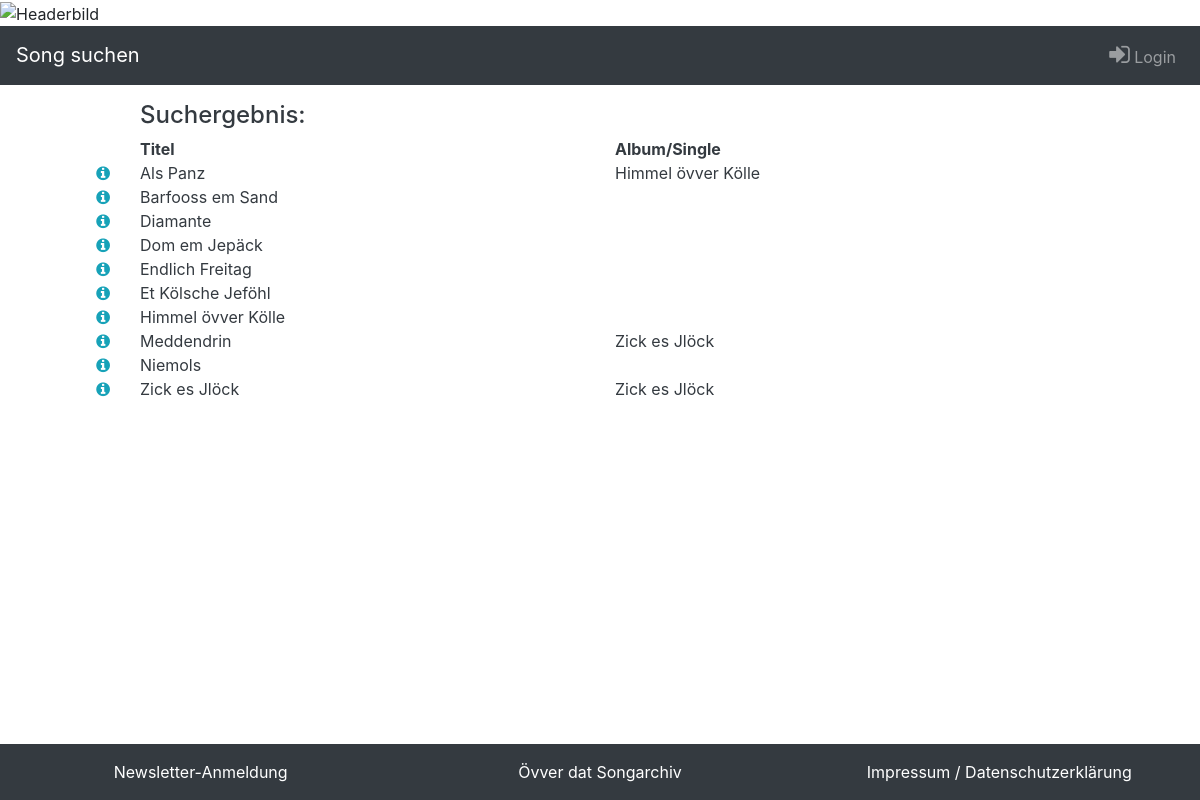
Before: /songarchiv/search/song/?title=all&order=song_title with the older database file.
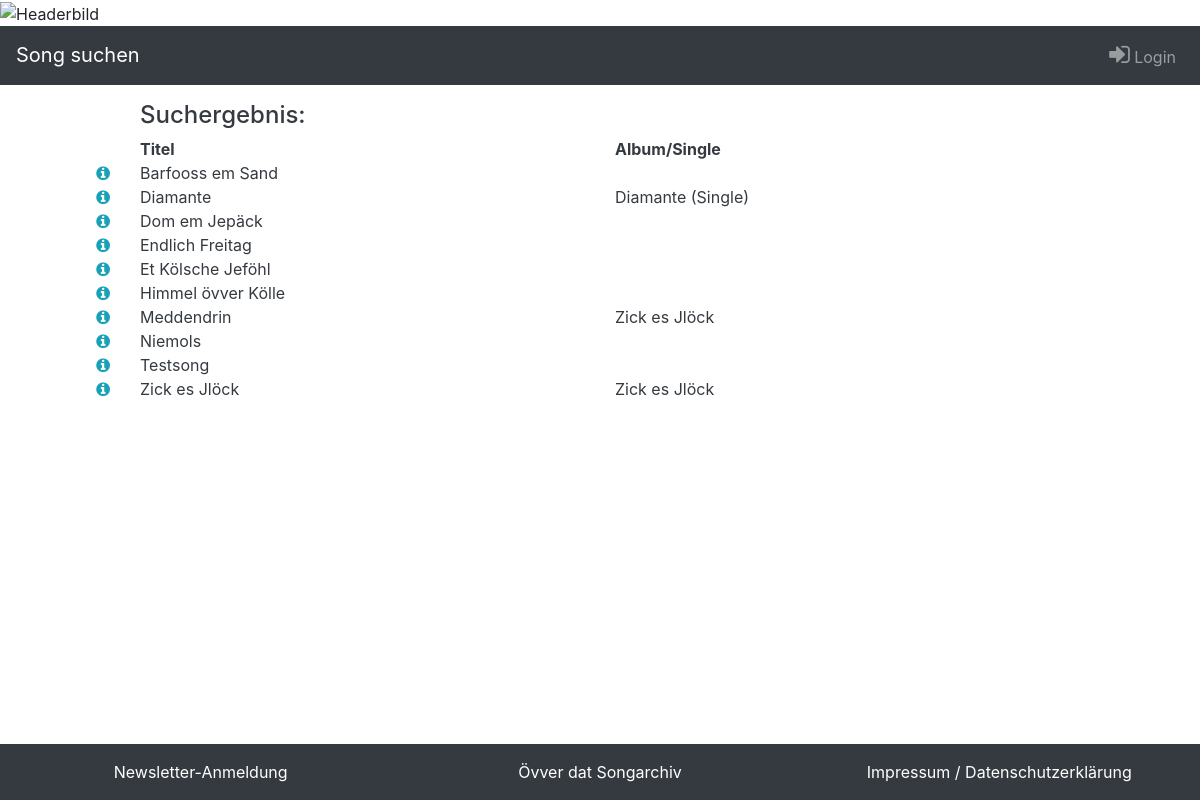
After: the same page with the newer database file.
### songarchiv/models.py (models this page shows, shortened)
class Song(models.Model):
    song_title = models.CharField(max_length=250, unique=True)
    song_artist = models.CharField(max_length=250)
    song_music = models.CharField(max_length=250, blank=True, default='')
    song_lyrics = models.CharField(max_length=250, blank=True, default='')
    song_year = models.DateField(blank=True, default='1900-01-01')
    song_publisher = models.CharField(max_length=250, blank=True, default='')
    song_producer = models.CharField(max_length=125, blank=True, default='')
    song_spotify = models.URLField(max_length=250, blank=True, default='')
    song_amazon = models.URLField(max_length=250, blank=True, default='')
    song_itunes = models.URLField(max_length=250, blank=True, default='')
    song_snippet = models.FileField(upload_to=dynamik_path, max_length=100, blank=True)
    song_cover = models.CharField(max_length=125, blank=True, default='')
    song_youtube = models.CharField(max_length=500, blank=True, default='')
    song_amazon_sale = models.CharField(max_length=250, blank=True, default='')
    song_background = models.TextField(blank=True, default='')
    song_activ = models.BooleanField(default=True)
    album = models.ForeignKey(Album, on_delete=models.PROTECT, blank=True, null=True)
    class Meta:
        ordering = ['album__album_title']

class Album(models.Model):
    ALBUM_SINGLE = (
        ('1', 'Album'),
        ('2', 'Single'),
        ('2', 'LDÖS'),
        ('2', 'Sonstiges'),
    )
    album_title = models.CharField(max_length=250)
    album_year = models.DateField(default='1900-01-01')
    album_cover = models.CharField(max_length=250, default='')
    album_spotify = models.CharField(max_length=500, default='')
    album_amazon_selling = models.CharField(max_length=1000, default='')
    album_single = models.CharField(max_length=20, choices=ALBUM_SINGLE, default='1')
    def __str__(self):
        return self.album_title

### songarchiv/views.py (the view, shortened to what this page needs)
# urls.py: path('search/song/', views.search_song, name='search_song'),
def search_song(request):
    if request.method == "POST":
        title = request.POST['title']
        title = title.strip()
        logger.info(f"{request.META.get('REMOTE_ADDR')};search_song;{title};POST-call with title")
        if title != '':
            song_list = Song.objects.filter(song_title__icontains=title, song_activ=True).order_by('song_title')
            if len(song_list) == 1:
                logger.info(f"{request.META.get('REMOTE_ADDR')};search_song;{str(song_list[0].id)};song with id called")
                return redirect('/songarchiv/song/' + str(song_list[0].id) + '/')
            elif len(song_list) > 1:
                logger.info(f"{request.META.get('REMOTE_ADDR')};search_song;{title};song_list called")
                return render(request, 'songarchiv/songs.html', {'song_list': song_list, 'title': title})
            else:
                form = IndexForm()
                form.info = "Leider unter dem Suchbegriff '" + title + "' nichts gefunden"
                logger.info(f"{request.META.get('REMOTE_ADDR')};search_song;{title}; nothing found with title")
                return render(request, 'songarchiv/index.html', {'form': form})
        else:
            form = IndexForm()
            form.info = "Bitte einen Suchbegriff eingeben"
            logger.info(f"{request.META.get('REMOTE_ADDR')};search_song;;no search-string given")
            return render(request, 'songarchiv/index.html', {'form': form})
    elif request.method == "GET":
        title = request.GET['title']
        logger.info(f"{request.META.get('REMOTE_ADDR')};search_song;{title};GET-call with title")
        order = request.GET['order']
        if title == "all":
            if order == 'song_title':
                order = ['song_title', 'album']
            elif order == 'album':
                order = ['album__album_title', 'song_title']
            else:
                order = 'song_title'
            song_list = Song.objects.filter(song_activ=True).order_by(*order)
        if len(song_list) == 1:
            logger.info(f"{request.META.get('REMOTE_ADDR')};search_song;{str(song_list[0].id)};GET-call song with id called")
            return redirect('/songarchiv/song/' + str(song_list[0].id) + '/')
        elif len(song_list) > 1:
            logger.info(f"{request.META.get('REMOTE_ADDR')};search_song;{title};GET-call song_list called")
            return render(request, 'songarchiv/songs.html', {'song_list': song_list, 'title': title})
        else:
            form = IndexForm
            logger.info(f"{request.META.get('REMOTE_ADDR')};search_song;{title};nothing found with title")
            return render(request, 'songarchiv/index.html', {'form': form})
    else:
        logger.info(f"{request.META.get('REMOTE_ADDR')};search_song;;no searchword given")
        form = IndexForm
        return render(request, 'songarchiv/index.html', {'form': form})

### songarchiv/context_processors.py (called while the page is built)
def setting_enhancement(request):
    return {'PRODUCTION': settings.PRODUCTION}

### songarchiv/templates/songarchiv/songs.html (shortened to what this page needs)
{% extends "base.html" %}
{% load static %}
{% block nav %}
<nav class="navbar navbar-expand-md navbar-dark bg-dark">
    <a href="{% url 'songarchiv:index' %}" class="navbar-brand">Song suchen</a>
    <div class="navbar-collapse collapse justify-content-stretch" id="navbar6">
        <ul class="navbar-nav ml-auto">
            <li class="nav-item">
            {% if user.is_authenticated %}
                <a class="nav-link" href="{% url 'logout'%}"><i class="fa fa-sign-out" style="font-size:24px"></i> Logout</a>
            {% else %}
                <a class="nav-link" href="{% url 'login'%}"><i class="fa fa-sign-in" style="font-size:24px"></i> Login</a>
            {% endif %}
            </li>
        </ul>
    </div>
</nav>
{% endblock %}
{% block content %}
<content>
        <div class="container">
        <div class="row text-dark">
            <div class="col-sm-1 col-1 d-none d-sm-block">&nbsp;</div>
            <div class="col-sm-5 col-5"><h4>Suchergebnis:</h4></div>
            <div class="col-sm-6 col-6"></div>
        </div>
        {% if song_list %}
        <div class="row text-dark">
            <div class="col-sm-1 col-1 d-none d-sm-block">&nbsp;</div>
            <div class="col-sm-5 col-5 font-weight-bold"><a class="text-dark" href="{% url 'songarchiv:search_song' %}?title={{title}}&order=song_title">Titel</a></div>
            <div class="col-sm-6 col-6 font-weight-bold"><a class="text-dark" href="{% url 'songarchiv:search_song' %}?title={{title}}&order=album">Album/Single</a></div>
        </div>
        {% for song in song_list %}
        <div class="row text-dark">
            <div class="col-sm-1 col-1 d-none d-sm-block text-right text-info">
                <a href="/songarchiv/song/{{ song.id }}" class="text-reset"><i class="fa fa-info-circle" aria-hidden="true"></i></a>
            </div>
            <div class="col-sm-5 col-5 text-dark">
                <a href="/songarchiv/song/{{ song.id }}" class="text-reset" >{{ song.song_title }}</a>
            </div>
            <div class="col-sm-6 col-6">
                {% if song.album %}
                    {{ song.album }}
                {% endif %}
            </div>
        </div>
            {% endfor %}
        {% else %}
        <div class="row text-dark">
            <p>No songs available.</p>
        </div>
        {% endif %}
        </div>
    <br><br><br><br>
</content>
{% endblock %}

Changed rows visible on the page:
no longer on this page (row edited): Song: song_title "Als Panz", album "Himmel övver Kölle"
changed Song "Diamante": album (not shown) → "Diamante (Single)"
added Song: song_title "Testsong"
